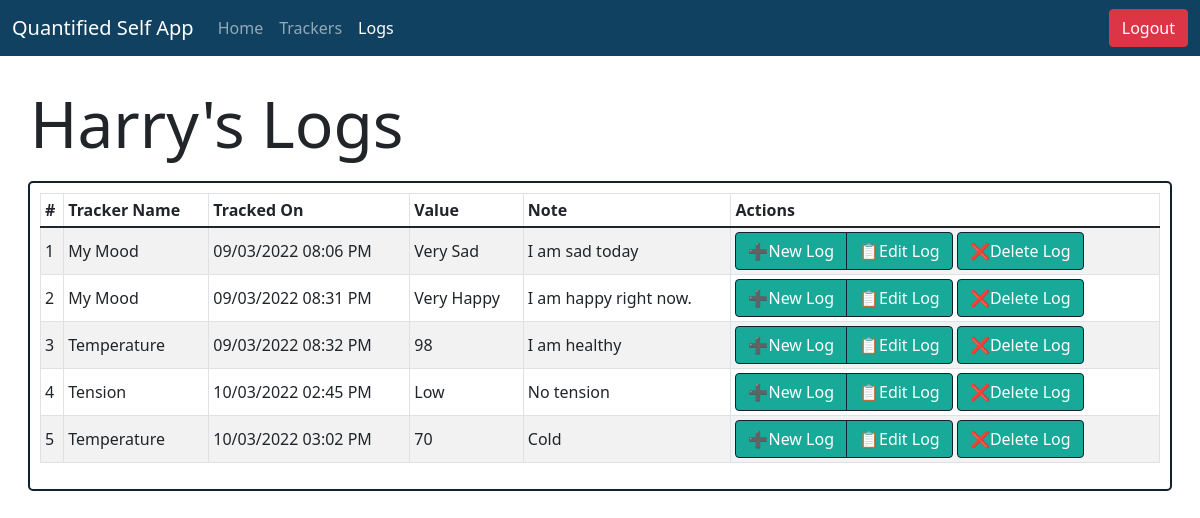
The app's page /user/Harry/logs (signed in), older data.
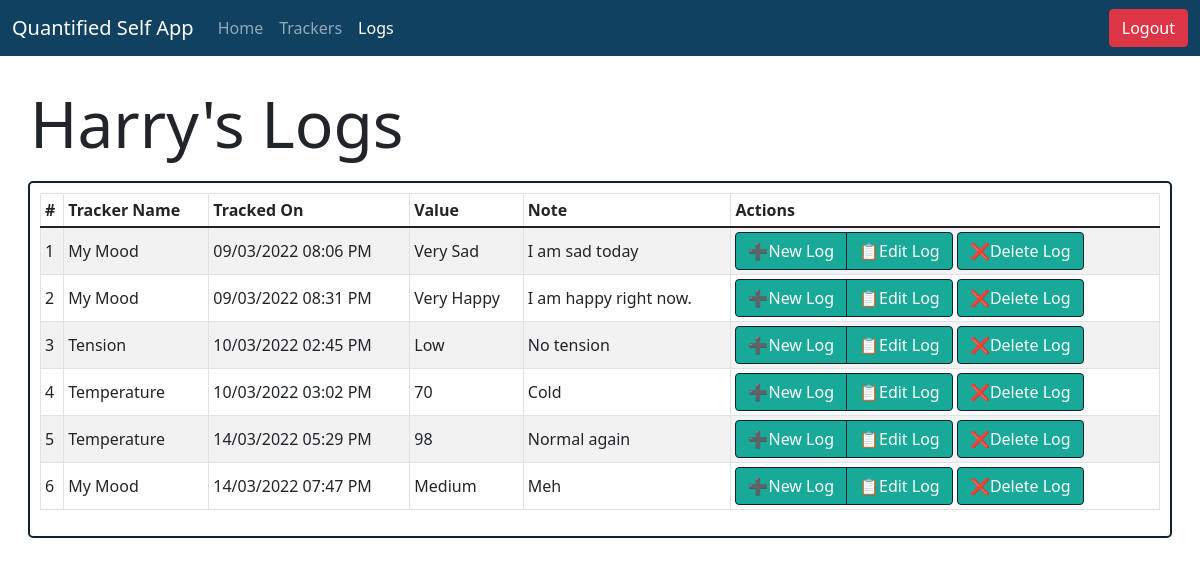
The same page, newer data.
### models.py (models this page shows, shortened)
class Users_Model(db.Model, UserMixin):
  __tablename__ = "Users"
  user_id = db.Column(db.Integer, autoincrement=True, primary_key=True)
  username = db.Column(db.String, nullable=False, unique=True)
  password = db.Column(db.String, nullable=False)
  trackers = db.relationship("Trackers_Model", secondary="Enrollments")

class Logs_Model(db.Model):
  __tablename__ = "Logs"
  log_id = db.Column(db.Integer, autoincrement=True, primary_key=True)
  value = db.Column(db.String, nullable=False)
  note = db.Column(db.String)
  timestamp = db.Column(db.String, nullable=False)
  user_id = db.Column(db.Integer, db.ForeignKey("Users.user_id"), primary_key=True, nullable=False)
  tracker_id = db.Column(db.Integer, db.ForeignKey("Trackers.tracker_id"), primary_key=True, nullable=False)

class Trackers_Model(db.Model):
  __tablename__ = "Trackers"
  tracker_id = db.Column(db.Integer, autoincrement=True, primary_key=True)
  tracker_name = db.Column(db.String, nullable=False, unique=True)
  tracker_type = db.Column(db.String, nullable=False)
  tracker_desc = db.Column(db.String)

### app/logviews.py (the view)
@app.route("/user/<username>/logs")
@login_required
def user_logs(username):
    user = Users_Model.query.filter_by(username=username).one()
    logs = Logs_Model.query.filter_by(user_id=user.user_id).all()
    tracker = Trackers_Model()
    return render_template("user_logs.html", user=user, logs=logs, tracker=tracker, username=username)

### app/userviews.py (called while the page is built)
@login_manager.user_loader
def load_user(user_id):
    return Users_Model.query.get(user_id)

### templates/user_logs.html (shortened to what this page needs)
<!DOCTYPE html>
<html lang="en">
<head>
    <link rel="stylesheet" href="/css/bootstrap.css" />
    <link rel="stylesheet" href="/css/bootstrap-grid.css" />
    <link rel="stylesheet" href="/css/styles.css">
</head>
<body>
    <nav class="navbar navbar-expand-lg navbar-dark" style="background-color: #104161;">
        <div class="container-fluid">
          <a class="navbar-brand" href="#">Quantified Self App</a>
          <div class="collapse navbar-collapse" id="navbarNavAltMarkup">
            <div class="navbar-nav">
              <a class="nav-link" aria-current="page" href="/user/{{user.username}}/home">Home</a>
              <a class="nav-link" href="/user/{{user.username}}/trackers">Trackers</a>
              <a class="nav-link active" href="/user/{{user.username}}/logs">Logs</a>
            </div>
          </div>
          <a class="btn btn-danger" role="button" href="/user/logout" >Logout</a>
        </div>
      </nav>
    <div class="container-fluid" style="padding: 30px;">
        <h1 class="display-3">{{user.username}}'s Logs</h1>
        <div class="row" style="padding: 10px;">
          <div class="col-md justify-content-center" id="my-col">
            <div class="table-responsive">
              <table class="table table-sm table-bordered table-striped align-middle" style="min-height: 175px;">
                <thead>
                  <tr>
                    <th scope="col">#</th>
                    <th scope="col">Tracker Name</th>
                    <th scope="col">Tracked On</th>
                    <th scope="col">Value</th>
                    <th scope="col">Note</th>
                    <th scope="col">Actions</th>
                  </tr>
                </thead>
                <tbody>
                  {% for log in logs %}
                  <tr>
                    <td scope="row">{{loop.index}}</td>
                    <td>{{tracker.query.filter_by(tracker_id=log.tracker_id).first().tracker_name}}</td>
                    <td>{{log.timestamp}}</td>
                    <td>{{log.value}}</td>
                    <td>{{log.note}}</td>
                    <td>
                      <div class="btn-group" role="group" aria-label="Basic example">
                        <a href="/user/{{username}}/logs/{{log.tracker_id}}/add" style="border: 0.5px solid #10222E; background-color: #18A999; color: white;" class="btn">➕New Log</a>
                        <a href="/user/{{username}}/logs/{{log.log_id}}/edit" class="btn" style="border: 0.5px solid #10222E; background-color: #18A999; border-collapse:collapse; color: white;">📋Edit Log</a>
                      </div>
                      <a href="/user/{{username}}/logs/{{log.log_id}}/delete" style="border: 0.5px solid #10222E; background-color: #18A999; color: white;" class="btn">❌Delete Log</a>
                    </td>
                  </tr>
                  {% endfor %}
                </tbody>
              </table>
            </div>
          </div>
        </div>
    </div>
</body>
</html>

### static/css/styles.css (style rules this page uses)
#my-col { border: 2px solid #10222E; border-radius: 5px; padding: 10px; }

Row changes from the older to the newer data that the page shows:
removed Logs_Model: Trackers_Model.query.filter_by "Temperature", timestamp "09/03/2022 08:32 PM", value "98", note "I am healthy"
added Logs_Model: Trackers_Model.query.filter_by "Temperature", timestamp "14/03/2022 05:29 PM", value "98", note "Normal again"
added Logs_Model: Trackers_Model.query.filter_by "My Mood", timestamp "14/03/2022 07:47 PM", value "Medium", note "Meh"
